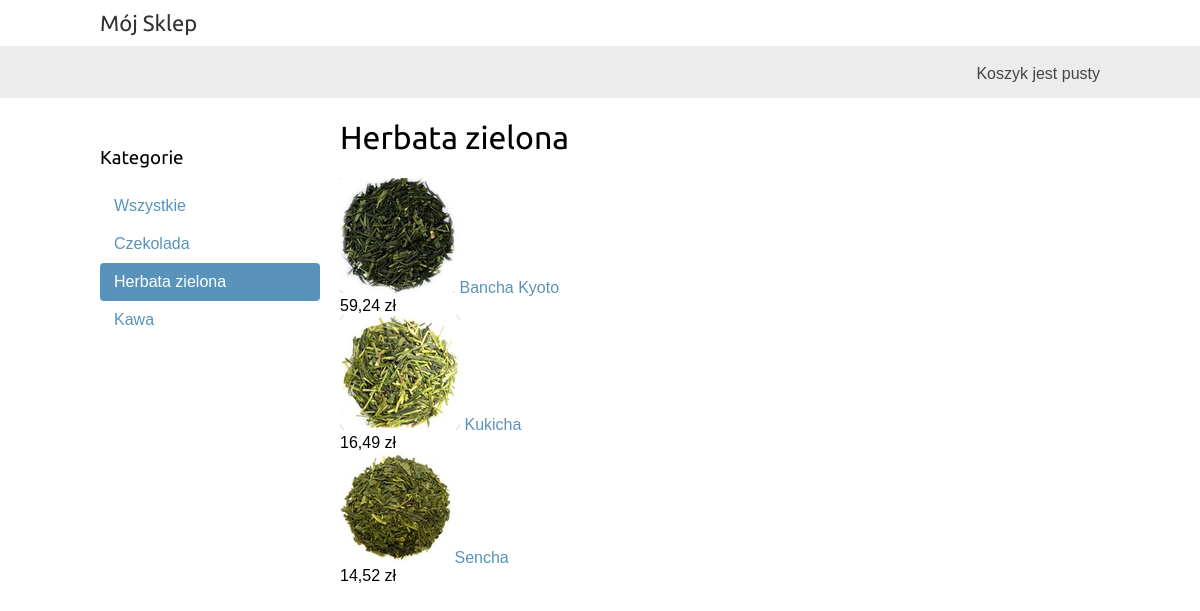
The app's page /herbata-zielona/ with its own data.
### shop/models.py (models this page shows, shortened)
class Kategoria(models.Model):
    nazwa = models.CharField(max_length=200,
                            db_index=True)
    slug = models.SlugField(max_length=200,
                            db_index=True,
                            unique=True)
    class Meta:
        ordering = ('nazwa',)
        verbose_name = 'kategoria'
        verbose_name_plural = 'kategorie'
    def get_absolute_url(self):
        return reverse('shop:produkt_list_by_kategoria',
                       args=[self.slug])

class Produkt(models.Model):
              kategoria = models.ForeignKey(Kategoria ,
                                           related_name='produkt',
                                           on_delete=models.CASCADE)
              nazwa = models.CharField(max_length=200, db_index=True)
              slug = models.SlugField(max_length=200, db_index=True)
              image = models.ImageField(upload_to='produkty/%Y/%m/%d',
                                         blank=True)
              opis = models.TextField(blank=True)
              cena = models.DecimalField(max_digits=10, decimal_places=2)
              dostepne = models.BooleanField(default=True)
              created = models.DateTimeField(auto_now_add=True)
              updated = models.DateTimeField(auto_now=True)
              class Meta:
                  ordering = ('nazwa',)
                  verbose_name = 'produkt'
                  verbose_name_plural = 'produkty'
                  index_together = (('id', 'slug'),)
              def get_absolute_url(self):
                  return reverse('shop:produkt_detail',
                                 args=[self.id, self.slug])

### shop/views.py (the view)
# urls.py: path('', views.produkt_list, name='produkt_list'),
def produkt_list(request, kategoria_slug=None):
    kategoria  = None
    kategorie = Kategoria.objects.all()
    produkty = Produkt.objects.filter(dostepne=True)
    if kategoria_slug:
        kategoria = get_object_or_404(Kategoria, slug=kategoria_slug)
        produkty = produkty.filter(kategoria=kategoria)
    return render(request,
                  'shop/produkt/list.html',
                  {'kategoria': kategoria,
                           'kategorie': kategorie,
                           'produkty': produkty})

### shop/templates/shop/produkt/list.html (shortened to what this page needs)
{% extends "shop/base.html" %}
{% load static %}
{% block content %}
  <div id="sidebar">
    <h3>Kategorie</h3>
    <ul>
      <li {% if not kategoria %}class="selected" {% endif %}>
        <a href="{% url 'shop:produkt_list' %}">Wszystkie</a>
      </li>
      {% for c in kategorie %}
        <li {% if kategoria.slug == c.slug %}class="selected" {% endif %}>
          <a href="{{ c.get_absolute_url }}">{{ c.nazwa }}</a>
        </li>
      {% endfor %}
    </ul>
  </div>
  <div id="main" class="produkt-list">
    <h1>{% if kategoria %}{{ kategoria.nazwa }}{% else %}Produkty{% endif %}</h1>
    {% for produkt in produkty %}
      <div class="item">
        <a href="{{ produkt.get_absolute_url }}">
          <img src="{% if produkt.image %}{{ produkt.image.url }}{% else %}{% static 'img/no_image.png' %}{% endif %}">
        </a>
        <a href="{{ produkt.get_absolute_url }}">{{ produkt.nazwa }}</a>
        <br>
         {{ produkt.cena }} zł
      </div>
    {% endfor %}
  </div>
{% endblock %}

### shop/static/css/base.css (style rules this page uses)
body { margin:0; padding:0; font-family:helvetica, sans-serif; }
h1, h2, h3, h4, h5 , h6 { font-family: 'Ubuntu', sans-serif; font-weight:normal; }
a { text-decoration:none; color:#5993bb; }
#sidebar { width:220px; padding:30px 20px 0 0; float:left; }
#sidebar ul { margin:0; padding:0; }
#sidebar ul li { margin:0; list-style:none; padding:10px 14px; }
#sidebar ul li a { display:block; }
#sidebar ul li.selected { background:#5993bb; border-radius:4px; }
#sidebar ul li.selected a { color:#fff; }
#main { float:left; width: 96%; margin-right:-220px; overflow:hidden; }

### records on screen
Kategoria: nazwa "Czekolada"
Kategoria: nazwa "Herbata zielona"
Kategoria: nazwa "Kawa"
Produkt: image (picture), nazwa "Bancha Kyoto", cena "59,24"
Produkt: image (picture), nazwa "Kukicha", cena "16,49"
Produkt: image (picture), nazwa "Sencha", cena "14,52"
